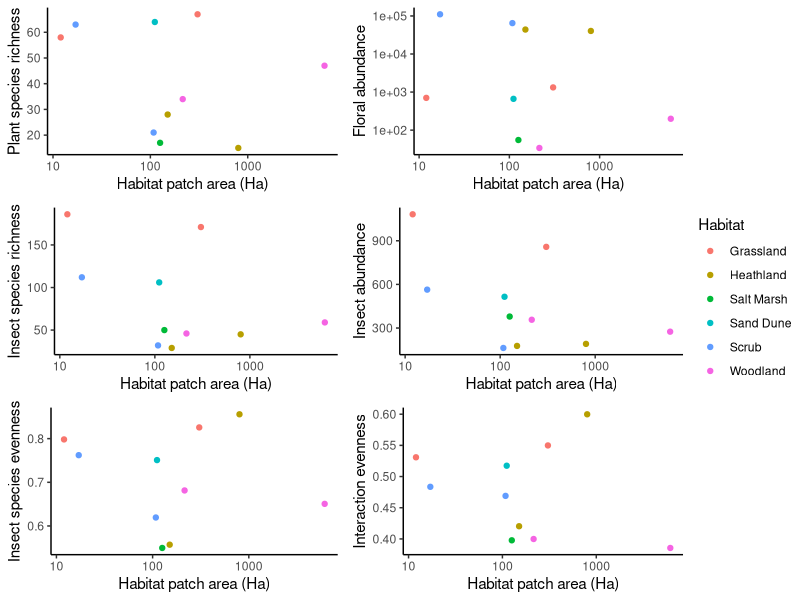

This chart was generated by the following R code:
#libraries
library(tidyverse)
library(ggpubr)

#load data
patch_size <- read.table("patch_area.txt", header = T, sep = "\t")
site_data <-
  read.table("extracted_site_level_data.txt",
             header = T,
             sep = "\t")

monad_data <- subset(site_data, site_data$MDT == 1)

#combine data to 1 spreadsheet
patch_site_data <- bind_cols(monad_data, patch_size)

#plot plant richness

plant_richness_plot <- ggplot(data = patch_site_data) +
  geom_point(mapping = aes (x = HabPat_Ha, y = plant_rich, colour = Name)) +
  scale_x_continuous(trans = "log10") +
  labs(x = "Habitat patch area (Ha)", y = "Plant species richness",
       colour = "Habitat") +
  theme_bw() +
  theme(
    panel.border = element_blank(),
    panel.grid.major = element_blank(),
    panel.grid.minor = element_blank(),
    axis.line = element_line(colour = "black")
  )


#plot floral abundance
floral_abundance_plot <- ggplot(data = patch_site_data) +
  geom_point(mapping = aes (x = HabPat_Ha, y = openFU_abundance, colour = Name)) +
  scale_x_continuous(trans = "log10") +
  scale_y_continuous(trans = "log10") +
  labs(x = "Habitat patch area (Ha)", y = "Floral abundance",
       colour = "Habitat") +
  theme_bw() +
  theme(
    panel.border = element_blank(),
    panel.grid.major = element_blank(),
    panel.grid.minor = element_blank(),
    axis.line = element_line(colour = "black")
  )

#plot insect richness
insect_species_richness <- ggplot(data = patch_site_data) +
  geom_point(mapping = aes (x = HabPat_Ha, y = total_insect_sp_rich, colour = Name)) +
  scale_x_continuous(trans = "log10") +
  labs(x = "Habitat patch area (Ha)", y = "Insect species richness",
       colour = "Habitat") +
  theme_bw() +
  theme(
    panel.border = element_blank(),
    panel.grid.major = element_blank(),
    panel.grid.minor = element_blank(),
    axis.line = element_line(colour = "black")
  )

#plot insect abundance

insect_abundance_plot <- ggplot(data = patch_site_data) +
  geom_point(mapping = aes (x = HabPat_Ha, y = total_insect_sp_abund, colour = Name)) +
  scale_x_continuous(trans = "log10") +
  labs(x = "Habitat patch area (Ha)", y = "Insect abundance",
       colour = "Habitat") +
  theme_bw() +
  theme(
    panel.border = element_blank(),
    panel.grid.major = element_blank(),
    panel.grid.minor = element_blank(),
    axis.line = element_line(colour = "black")
  )


#plot species evenness
species_evenness_plot <- ggplot(data = patch_site_data) +
  geom_point(mapping = aes (x = HabPat_Ha, y = species_even_insects, colour = Name)) +
  scale_x_continuous(trans = "log10") +
  labs(x = "Habitat patch area (Ha)", y = "Insect species evenness",
       colour = "Habitat") +
  theme_bw() +
  theme(
    panel.border = element_blank(),
    panel.grid.major = element_blank(),
    panel.grid.minor = element_blank(),
    axis.line = element_line(colour = "black")
  )


#plot interaction evenness
interaction_evenness_plot <- ggplot(data = patch_site_data) +
  geom_point(mapping = aes (x = HabPat_Ha, y = IE, colour = Name)) +
  scale_x_continuous(trans = "log10") +
  labs(x = "Habitat patch area (Ha)", y = "Interaction evenness",
       colour = "Habitat") +
  theme_bw() +
  theme(
    panel.border = element_blank(),
    panel.grid.major = element_blank(),
    panel.grid.minor = element_blank(),
    axis.line = element_line(colour = "black")
  )

#all plots combined

pdf("Effect of surrounding habitat size.pdf")

ggarrange(
  plant_richness_plot,
  floral_abundance_plot,
  insect_species_richness,
  insect_abundance_plot,
  species_evenness_plot,
  interaction_evenness_plot,
  ncol = 2,
  nrow = 3,
  common.legend = T,
  legend = "right"
)
dev.off()
